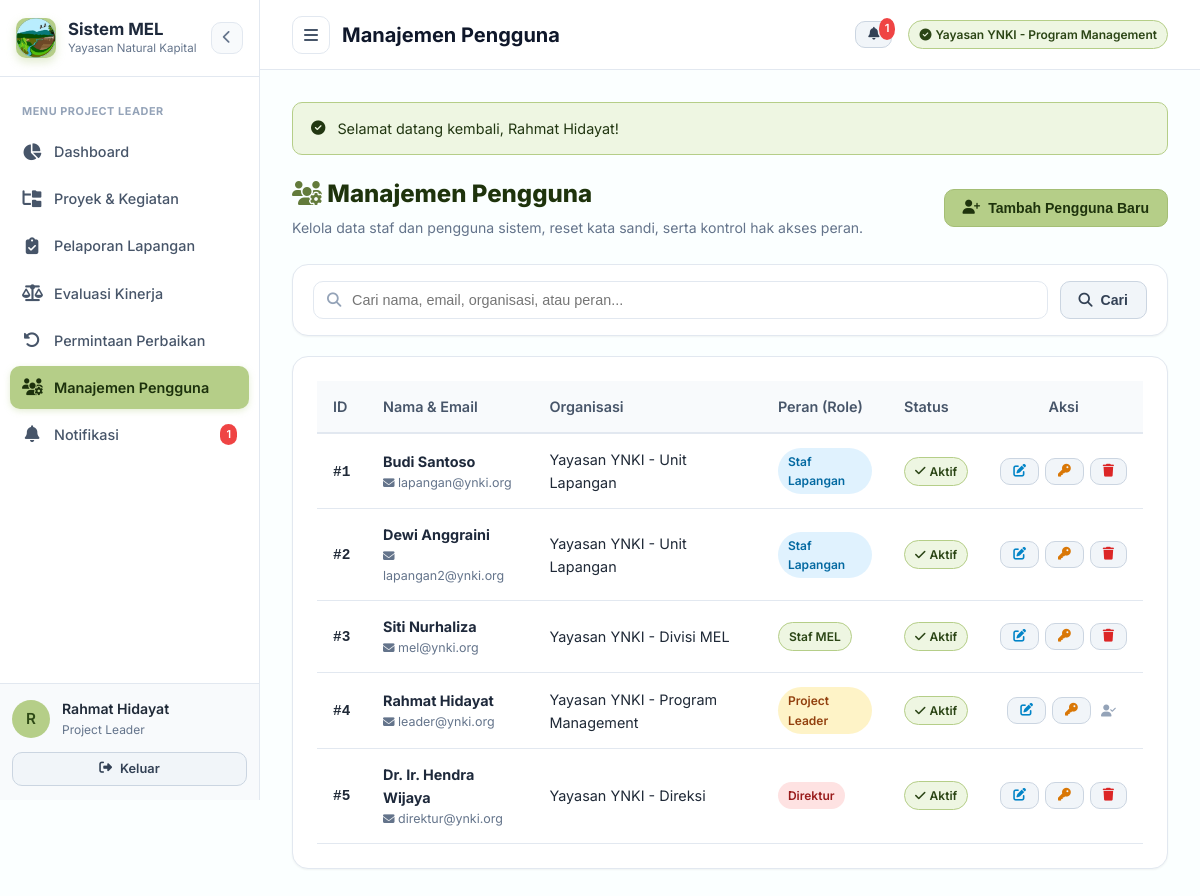
Page /users (signed in) on the committed database.
### tables this page shows
CREATE TABLE `users` (
  `user_id` int(11) NOT NULL,
  `role_id` int(11) NOT NULL,
  `name` varchar(150) NOT NULL,
  `email` varchar(150) NOT NULL,
  `password` varchar(255) NOT NULL,
  `organization` varchar(150) DEFAULT NULL,
  `is_active` tinyint(1) DEFAULT 1,
  `created_at` datetime DEFAULT current_timestamp()
);

CREATE TABLE `roles` (
  `role_id` int(11) NOT NULL,
  `role_name` varchar(100) NOT NULL,
  `description` text DEFAULT NULL
);

### views/users/index.php (the view, shortened to what the rows shown need)
<?php
require_once __DIR__ . '/../layouts/header.php';
$currentUser = $currentUser ?? AuthHelper::getUser();
?>
<div style="display: flex; justify-content: space-between; align-items: center; margin-bottom: 24px; flex-wrap: wrap; gap: 14px;">
    <div>
        <h1 style="font-size: 1.5rem; font-weight: 800; color: #1e330c; margin-bottom: 4px;">
            <i class="fa-solid fa-users-gear" style="color: var(--primary-dark);"></i> Manajemen Pengguna
        </h1>
        <p style="color: var(--text-muted); font-size: 0.88rem; margin: 0;">
            Kelola data staf dan pengguna sistem, reset kata sandi, serta kontrol hak akses peran.
        </p>
    </div>
    <div style="display: flex; gap: 10px; align-items: center;">
        <button onclick="toggleModal('modalCreateUser')" class="btn btn-primary" style="height: 38px;">
            <i class="fa-solid fa-user-plus"></i> Tambah Pengguna Baru
        </button>
    </div>
</div>
<div class="card" style="margin-bottom: 20px; padding: 16px 20px;">
    <form action="<?= BASE_URL ?>/users" method="GET" style="display: flex; gap: 12px; align-items: center; flex-wrap: wrap;">
        <div style="flex: 1; min-width: 260px; position: relative;">
            <i class="fa-solid fa-magnifying-glass" style="position: absolute; left: 14px; top: 50%; transform: translateY(-50%); color: #94a3b8; font-size: 0.9rem;"></i>
            <input type="text" name="search" value="<?= htmlspecialchars($_GET['search'] ?? '') ?>" class="form-control" placeholder="Cari nama, email, organisasi, atau peran..." style="padding-left: 38px;">
        </div>
        <button type="submit" class="btn btn-secondary">
            <i class="fa-solid fa-search"></i> Cari
        </button>
    </form>
</div>
<div class="card">
    <div class="table-responsive">
        <table class="table">
            <thead>
                <tr>
                    <th style="width: 50px;">ID</th>
                    <th>Nama & Email</th>
                    <th>Organisasi</th>
                    <th>Peran (Role)</th>
                    <th>Status</th>
                    <th style="text-align: center; width: 140px;">Aksi</th>
                </tr>
            </thead>
            <tbody>
                <?php if (empty($users)): ?>
                    <tr>
                        <td colspan="6" style="text-align: center; color: var(--text-muted); padding: 30px;">
                            <i class="fa-solid fa-user-slash" style="font-size: 1.8rem; margin-bottom: 8px; display: block; color: #cbd5e1;"></i>
                            Tidak ada data pengguna ditemukan.
                        </td>
                    </tr>
                <?php else: ?>
                    <?php foreach ($users as $u): ?>
                        <tr>
                            <td><span style="font-family: monospace; font-weight: 600;">#<?= $u['user_id'] ?></span></td>
                            <td>
                                <div style="font-weight: 700; color: #1e293b;"><?= htmlspecialchars($u['name']) ?></div>
                                <div style="font-size: 0.78rem; color: var(--text-muted);">
                                    <i class="fa-solid fa-envelope" style="font-size: 0.72rem;"></i> <?= htmlspecialchars($u['email']) ?>
                                </div>
                            </td>
                            <td><?= htmlspecialchars($u['organization'] ?? '-') ?></td>
                            <td>
                                <?php
                                $badgeClass = match((int)$u['role_id']) {
                                    1 => 'badge-info',
                                    2 => 'badge-success',
                                    3 => 'badge-warning',
                                    4 => 'badge-danger',
                                    default => 'badge-secondary'
                                };
                                ?>
                                <span class="badge <?= $badgeClass ?>"><?= htmlspecialchars($u['role_name'] ?? 'User') ?></span>
                            </td>
                            <td>
                                <?php if ($u['is_active']): ?>
                                    <span class="badge badge-success"><i class="fa-solid fa-check"></i> Aktif</span>
                                <?php else: ?>
                                    <span class="badge badge-danger"><i class="fa-solid fa-ban"></i> Nonaktif</span>
                                <?php endif; ?>
                            </td>
                            <td>
                                <div style="display: flex; gap: 6px; justify-content: center; align-items: center;">
                                    <button type="button" class="btn btn-secondary btn-sm" title="Edit Pengguna" onclick='openEditModal(<?= json_encode($u, JSON_HEX_APOS | JSON_HEX_QUOT) ?>)'>
                                        <i class="fa-solid fa-pen-to-square" style="color: #0284c7;"></i>
                                    </button>
                                    <button type="button" class="btn btn-secondary btn-sm" title="Reset Kata Sandi" onclick="openResetModal(<?= $u['user_id'] ?>, '<?= htmlspecialchars(addslashes($u['name'])) ?>')">
                                        <i class="fa-solid fa-key" style="color: #d97706;"></i>
                                    </button>
                                    <?php if ((int)$u['user_id'] !== (int)$currentUser['user_id']): ?>
                                        <button type="button" class="btn btn-secondary btn-sm" title="Hapus Pengguna" onclick="openDeleteModal(<?= $u['user_id'] ?>, '<?= htmlspecialchars(addslashes($u['name'])) ?>')">
                                            <i class="fa-solid fa-trash" style="color: #dc2626;"></i>
                                        </button>
                                    <?php else: ?>
                                        <span title="Akun Anda sendiri" style="color: #94a3b8; font-size: 0.75rem; padding: 4px;">
                                            <i class="fa-solid fa-user-check"></i>
                                        </span>
                                    <?php endif; ?>
                                </div>
                            </td>
                        </tr>
                    <?php endforeach; ?>
                <?php endif; ?>
            </tbody>
        </table>
    </div>
</div>
<?php
require_once __DIR__ . '/../layouts/footer.php';
?>

### views/layouts/header.php (shortened to what the rows shown need)
<?php
require_once __DIR__ . '/../../helpers/AuthHelper.php';
$currentUser = AuthHelper::getUser();
$pageTitle = $pageTitle ?? 'Sistem MEL';
$activeMenu = $activeMenu ?? 'dashboard';
?>
<!DOCTYPE html>
<html lang="id">
<head>
    <link rel="stylesheet" href="https://cdnjs.cloudflare.com/ajax/libs/font-awesome/6.4.0/css/all.min.css">
    <link rel="stylesheet" href="<?= BASE_URL ?>/public/css/style.css">
</head>
<body>
    <div class="app-container">
        <aside class="sidebar" id="sidebar">
            <div class="sidebar-header">
                <div class="brand-badge">
                    <img src="<?= BASE_URL ?>/gambar%20logo/ynki-icon.webp" alt="Logo YNKI" style="width: 100%; height: 100%; object-fit: contain; border-radius: inherit;">
                </div>
                <div class="brand-text">
                    <div class="brand-title">Sistem MEL</div>
                    <div class="brand-sub">Yayasan Natural Kapital Indonesia</div>
                </div>
                <button type="button" class="sidebar-toggle-btn" id="sidebarToggleBtn" title="Tutup Sidebar" aria-label="Buka / Tutup Sidebar">
                    <i class="fa-solid fa-chevron-left"></i>
                </button>
            </div>
            <nav class="sidebar-nav">
                <?php
                require_once __DIR__ . '/../../models/Notification.php';
                $notifModelSide = new Notification();
                $unreadSide = $notifModelSide->getUnreadCount($currentUser['user_id']);
                ?>
                <?php if ($currentUser['role_id'] == 1):  ?>
                    <div class="nav-label">Menu Staf Lapangan</div>
                    <a href="<?= BASE_URL ?>/dashboard" class="nav-link <?= $activeMenu === 'dashboard' ? 'active' : '' ?>" title="Dashboard">
                        <i class="fa-solid fa-chart-pie"></i>
                        <span class="nav-text">Dashboard</span>
                    </a>
                    <a href="<?= BASE_URL ?>/projects" class="nav-link <?= $activeMenu === 'projects' ? 'active' : '' ?>" title="Proyek & Kegiatan">
                        <i class="fa-solid fa-folder-tree"></i>
                        <span class="nav-text">Proyek & Kegiatan</span>
                    </a>
                    <a href="<?= BASE_URL ?>/field-updates" class="nav-link <?= $activeMenu === 'field-updates' ? 'active' : '' ?>" title="Pelaporan Lapangan">
                        <i class="fa-solid fa-clipboard-check"></i>
                        <span class="nav-text">Pelaporan Lapangan</span>
                    </a>
                    <a href="<?= BASE_URL ?>/corrections" class="nav-link <?= $activeMenu === 'corrections' ? 'active' : '' ?>" title="Permintaan Revisi">
                        <i class="fa-solid fa-rotate-left"></i>
                        <span class="nav-text">Permintaan Revisi</span>
                    </a>
                    <a href="<?= BASE_URL ?>/notifications" class="nav-link <?= $activeMenu === 'notifications' ? 'active' : '' ?>" title="Notifikasi">
                        <i class="fa-solid fa-bell"></i>
                        <span class="nav-text">Notifikasi</span>
                        <?php if ($unreadSide > 0): ?>
                        <span class="badge" style="background: #ef4444; color: #fff; font-size: 0.68rem; padding: 2px 6px; margin-left: auto;">
                            <?= $unreadSide ?>
                        </span>
                        <?php endif; ?>
                    </a>
                <?php elseif ($currentUser['role_id'] == 3):  ?>
                    <div class="nav-label">Menu Project Leader</div>
                    <a href="<?= BASE_URL ?>/dashboard" class="nav-link <?= $activeMenu === 'dashboard' ? 'active' : '' ?>" title="Dashboard">
                        <i class="fa-solid fa-chart-pie"></i>
                        <span class="nav-text">Dashboard</span>
                    </a>
                    <a href="<?= BASE_URL ?>/projects" class="nav-link <?= $activeMenu === 'projects' ? 'active' : '' ?>" title="Proyek & Kegiatan">
                        <i class="fa-solid fa-folder-tree"></i>
                        <span class="nav-text">Proyek & Kegiatan</span>
                    </a>
                    <a href="<?= BASE_URL ?>/field-updates" class="nav-link <?= $activeMenu === 'field-updates' ? 'active' : '' ?>" title="Pelaporan Lapangan">
                        <i class="fa-solid fa-clipboard-check"></i>
                        <span class="nav-text">Pelaporan Lapangan</span>
                    </a>
                    <a href="<?= BASE_URL ?>/evaluations" class="nav-link <?= $activeMenu === 'evaluations' ? 'active' : '' ?>" title="Evaluasi Kinerja">
                        <i class="fa-solid fa-scale-balanced"></i>
                        <span class="nav-text">Evaluasi Kinerja</span>
                    </a>
                    <a href="<?= BASE_URL ?>/corrections" class="nav-link <?= $activeMenu === 'corrections' ? 'active' : '' ?>" title="Permintaan Perbaikan">
                        <i class="fa-solid fa-rotate-left"></i>
                        <span class="nav-text">Permintaan Perbaikan</span>
                    </a>
                    <a href="<?= BASE_URL ?>/users" class="nav-link <?= $activeMenu === 'users' ? 'active' : '' ?>" title="Manajemen Pengguna">
                        <i class="fa-solid fa-users-gear"></i>
                        <span class="nav-text">Manajemen Pengguna</span>
                    </a>
                    <a href="<?= BASE_URL ?>/notifications" class="nav-link <?= $activeMenu === 'notifications' ? 'active' : '' ?>" title="Notifikasi">
                        <i class="fa-solid fa-bell"></i>
                        <span class="nav-text">Notifikasi</span>
                        <?php if ($unreadSide > 0): ?>
                        <span class="badge" style="background: #ef4444; color: #fff; font-size: 0.68rem; padding: 2px 6px; margin-left: auto;">
                            <?= $unreadSide ?>
                        </span>
                        <?php endif; ?>
                    </a>
                <?php endif; ?>
            </nav>
            <div class="sidebar-footer">
                <div class="user-badge" title="<?= htmlspecialchars($currentUser['name'] ?? '') ?> (<?= htmlspecialchars($currentUser['role_name'] ?? '') ?>)">
                    <div class="user-avatar">
                        <?= strtoupper(substr($currentUser['name'] ?? 'U', 0, 1)) ?>
                    </div>
                    <div class="user-info">
                        <div class="user-name"><?= htmlspecialchars($currentUser['name'] ?? '') ?></div>
                        <div class="user-role"><?= htmlspecialchars($currentUser['role_name'] ?? '') ?></div>
                    </div>
                </div>
                <div class="logout-container" style="margin-top: 12px;">
                    <a href="<?= BASE_URL ?>/logout" class="btn btn-secondary btn-sm logout-btn" title="Keluar">
                        <i class="fa-solid fa-right-from-bracket"></i>
                        <span class="logout-text">Keluar</span>
                    </a>
                </div>
            </div>
        </aside>
        <main class="main-content" id="mainContent">
            <header class="navbar">
                <div style="display: flex; align-items: center; gap: 12px; min-width: 0;">
                    <button type="button" class="navbar-toggle-btn" id="navbarToggleBtn" title="Buka Menu" aria-label="Buka Menu">
                        <i class="fa-solid fa-bars"></i>
                    </button>
                    <div class="page-title"><?= htmlspecialchars($pageTitle) ?></div>
                </div>
                <div class="navbar-actions">
                    <a href="<?= BASE_URL ?>/notifications" class="btn btn-secondary btn-sm" style="position: relative;">
                        <i class="fa-solid fa-bell"></i>
                        <?php
                        require_once __DIR__ . '/../../models/Notification.php';
                        $notifModel = new Notification();
                        $unread = $notifModel->getUnreadCount($currentUser['user_id']);
                        if ($unread > 0):
                        ?>
                        <span style="position: absolute; top: -4px; right: -4px; background: var(--danger); color: #fff; border-radius: 50%; font-size: 0.7rem; padding: 2px 6px;">
                            <?= $unread ?>
                        </span>
                        <?php endif; ?>
                    </a>
                    <span class="badge badge-success navbar-org-badge">
                        <i class="fa-solid fa-circle-check"></i> <span class="org-text"><?= htmlspecialchars($currentUser['organization'] ?? 'YNKI') ?></span>
                    </span>
                </div>
            </header>
            <div class="content-body">
                <?php
                $successMsg = AuthHelper::getFlash('success');
                $isDashboard = isset($activeMenu) && $activeMenu === 'dashboard';
                $isWelcomeAlert = $successMsg && stripos($successMsg, 'Selamat datang') !== false;
                if ($successMsg && !($isDashboard && $isWelcomeAlert)):
                ?>
                    <div class="alert alert-success">
                        <i class="fa-solid fa-circle-check"></i>
                        <span><?= htmlspecialchars($successMsg) ?></span>
                    </div>
                <?php endif; ?>

### rows in the picture
users: name "R", name "Rahmat Hidayat", organization "Yayasan YNKI - Program Management", user_id "4", email "leader@ynki.org", role.role_name "Project Leader", is_active 1 (drawn)
roles: role_name "Project Leader"
users: user_id "1", name "Budi Santoso", email "lapangan@ynki.org", organization "Yayasan YNKI - Unit Lapangan", role.role_name "Staf Lapangan", is_active 1 (drawn)
users: user_id "2", name "Dewi Anggraini", email "lapangan2@ynki.org", organization "Yayasan YNKI - Unit Lapangan", role.role_name "Staf Lapangan", is_active 1 (drawn)
users: user_id "3", name "Siti Nurhaliza", email "mel@ynki.org", organization "Yayasan YNKI - Divisi MEL", role.role_name "Staf MEL", is_active 1 (drawn)
users: user_id "5", name "Dr. Ir. Hendra Wijaya", email "direktur@ynki.org", organization "Yayasan YNKI - Direksi", role.role_name "Direktur", is_active 1 (drawn)

### other values in the picture
$unreadSide "1"
$pageTitle "Manajemen Pengguna"
$unread "1"
$successMsg "Selamat datang kembali, Rahmat Hidayat!"
